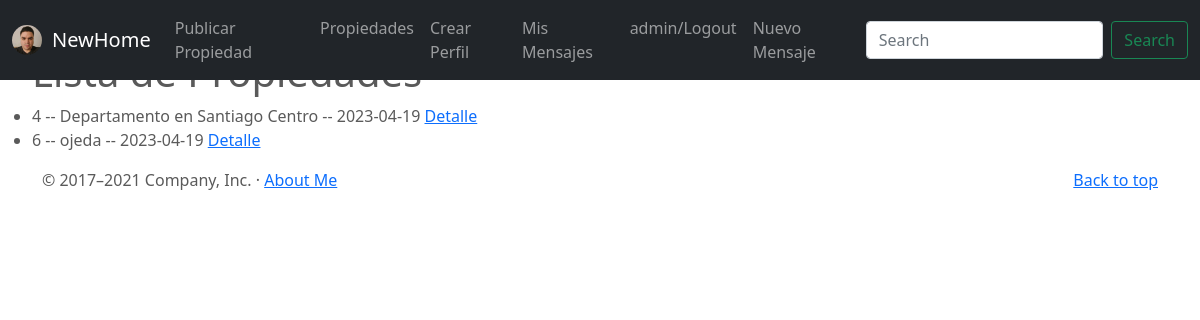
Page /propiedades/list (signed in) on the earlier database version.
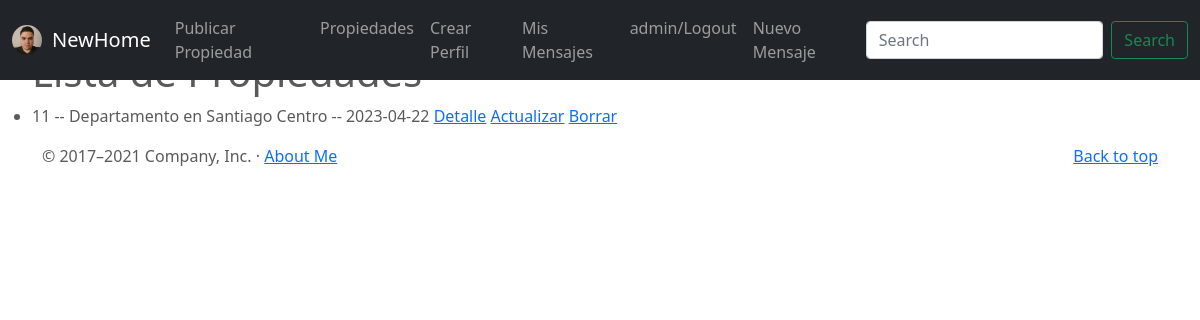
Same page on the later database version.
### NewHome/models.py (models this page shows)
class Profile(models.Model):
    user = models.OneToOneField(to=User, on_delete=models.CASCADE, related_name="profile")
    Nombre = models.CharField(max_length=100)
    Descripcion = models.CharField(max_length=100)
    Email = models.EmailField(blank=True)
    Web = models.URLField(null=True,blank=True)
    imagen = models.ImageField(upload_to="profiles")

class Propiedades(models.Model):
    Propiedad_Descripcion = models.CharField(max_length=200)
    Propiedad_Direccion =  models.CharField(max_length=200)
    Numero_Habitaciones = models.PositiveIntegerField()
    Propiedad_Costo = models.PositiveIntegerField()
    publisher = models.ForeignKey(to=User, on_delete=models.CASCADE, related_name="publisher")
    imagen = models.ImageField(upload_to="propiedades", null=False, blank=False)
    Fecha_Publicacion = models.DateField(auto_now_add = True)
    def __str__(self):
        return f"{self.id} -- {self.Propiedad_Descripcion} -- {self.Fecha_Publicacion}"

### NewHome/views.py (the view)
# urls.py: path('propiedades/list', PropiedadesList.as_view(), name="propiedades-list"),
class PropiedadesList(ListView):
    model = Propiedades
    context_object_name = "propiedades"

### NewHome/templates/NewHome/propiedades_list.html (shortened to what this page needs)
{% extends "NewHome/base.html" %}
{% block main %}<ul>
    <h1> Lista de Propiedades</h1>
    {% for propiedades in object_list  %}
    <li>
        {{propiedades}}
        <a href="{% url 'propiedades-detail' propiedades.id %}" > Detalle</a>
        {% if user.is_authenticated and propiedades.publisher == user %}
            <a href="{% url 'propiedades-update' propiedades.id %}" > Actualizar</a>
            <a href="{% url 'propiedades-delete' propiedades.id %}" > Borrar</a>
        {% endif %}
    </li>
    {% endfor %}
    </ul>
{% endblock %}

### NewHome/templates/NewHome/base.html (shortened to what this page needs)
<!DOCTYPE html>
<html lang="en">
<head>
    {% load static %}
<link href="{% static 'NewHome/css/bootstrap.min.css' %}" rel="stylesheet">
    <link href="{% static 'NewHome/css/carousel.css' %}" rel="stylesheet">
  </head>
  <body>
<header>
  <nav class="navbar navbar-expand-md navbar-dark fixed-top bg-dark">
    <div class="container-fluid">
      {% if user.is_authenticated %}
        <a href="{% url 'profile-update' user.id %}">
        <img src="{{user.profile.imagen.url}}" height="100%" width="30px" style="border-radius: 50%; margin-right:10px">
        </a>
      {% endif %}
        <a class="navbar-brand" href="{% url 'index' %}">NewHome</a>
      <div class="collapse navbar-collapse" id="navbarCollapse">
        <ul class="navbar-nav me-auto mb-2 mb-md-0">
          <li class="nav-item">
            <a class="nav-link" href="{% url 'propiedades-create' %}">Publicar Propiedad</a>
          <li class="nav-item">
            <a class="nav-link" href="{% url 'propiedades-list' %}">Propiedades</a>
           </li>
            {% if user.is_authenticated %}
                <li class="nav-item">
                  <a class="nav-link" href="{% url 'profile-create' %}"> Crear Perfil</a>
                </li>
                <li class="nav-item">
                  <a class="nav-link" href="{% url 'mensaje-list' %}"> Mis Mensajes</a>
                </li>
                <li class="nav-item">
                  <a class="nav-link" href="{% url 'logout' %}"> {{user.username}}/Logout</a>
                </li>
              {% endif %}
                <li class="nav-item">
                  <a class="nav-link" href="{% url 'mensaje-create' %}">Nuevo Mensaje</a>
                </li>
        </ul>
        <form class="d-flex">
          <input class="form-control me-2" type="search" placeholder="Search" aria-label="Search">
          <button class="btn btn-outline-success" type="submit">Search</button>
        </form>
      </div>
    </div>
  </nav>
</header>
{% block main %}
{% endblock%}
  <footer class="container">
    <p class="float-end"><a href="{% url 'index' %}">Back to top</a></p>
    <p>© 2017–2021 Company, Inc. · <a href="{% url 'AboutMe' %}">About Me
    </a>
  </footer>
  </body>
</html>

### NewHome/static/NewHome/css/carousel.css (style rules this page uses)
body { padding-top: 3rem; padding-bottom: 3rem; color: #5a5a5a; }

Differences in the rows shown:
removed Propiedades: id+Propiedad_Descripcion+Fecha_Publicacion "4 -- Departamento en Santiago Centro -- 2023-04-19"
removed Propiedades: id+Propiedad_Descripcion+Fecha_Publicacion "6 -- ojeda -- 2023-04-19"
added Propiedades: id+Propiedad_Descripcion+Fecha_Publicacion "11 -- Departamento en Santiago Centro -- 2023-04-22", shows "Actualizar"
